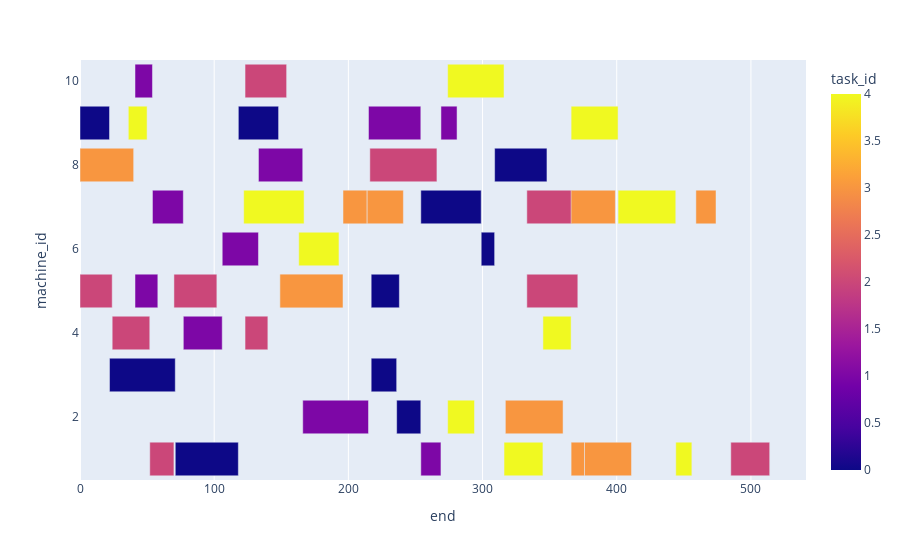

This figure's notebook cell:
### Code cell
bar(data_frame=df_sumup,base='start_time',x = 'end',y = 'machine_id',color = "task_id",orientation='h')

### Figure 1 — Plotly figure (JSON) as saved in the notebook; plotly's stock layout.template omitted (floating-point values rounded to 4 significant figures)
{"data": [{"alignmentgroup": "True", "base": [52, 71, 366, 254, 316, 376, 444, 485, 166, 236, 274, 317, 22, 217, 24, 77, 123, 345, 0, 41, 70, 149, 149, 217, 333, 106, 163, 299, 54, 122, 196, 254, 214, 333, 366, 401, 459, 0, 133, 216, 309, 0, 36, 118, 215, 366, 269, 41, 123, 274], "hovertemplate": "start_time=%{base}<br>end=%{x}<br>machine_id=%{y}<br>task_id=%{marker.color}<extra></extra>", "legendgroup": "", "marker": {"color": [2, 0, 3, 1, 4, 3, 4, 2, 1, 0, 4, 3, 0, 0, 2, 1, 2, 4, 2, 1, 2, 3, 3, 0, 2, 1, 4, 0, 1, 4, 3, 0, 3, 2, 3, 4, 3, 3, 1, 2, 0, 0, 4, 0, 1, 4, 1, 1, 2, 4], "coloraxis": "coloraxis", "pattern": {"shape": ""}}, "name": "", "offsetgroup": "", "orientation": "h", "showlegend": false, "textposition": "auto", "type": "bar", "x": [18, 47, 10, 15, 29, 35, 12, 29, 49, 18, 20, 43, 49, 19, 28, 29, 17, 21, 24, 17, 32, 47, 47, 21, 38, 27, 30, 10, 23, 45, 18, 45, 27, 34, 33, 43, 15, 40, 33, 50, 39, 22, 14, 30, 39, 35, 12, 13, 31, 42], "xaxis": "x", "y": [1, 1, 1, 1, 1, 1, 1, 1, 2, 2, 2, 2, 3, 3, 4, 4, 4, 4, 5, 5, 5, 5, 5, 5, 5, 6, 6, 6, 7, 7, 7, 7, 7, 7, 7, 7, 7, 8, 8, 8, 8, 9, 9, 9, 9, 9, 9, 10, 10, 10], "yaxis": "y"}], "layout": {"barmode": "relative", "coloraxis": {"colorbar": {"title": {"text": "task_id"}}, "colorscale": [[0, "#0d0887"], [0.1111, "#46039f"], [0.2222, "#7201a8"], [0.3333, "#9c179e"], [0.4444, "#bd3786"], [0.5556, "#d8576b"], [0.6667, "#ed7953"], [0.7778, "#fb9f3a"], [0.8889, "#fdca26"], [1, "#f0f921"]]}, "legend": {"tracegroupgap": 0}, "margin": {"t": 60}, "xaxis": {"anchor": "y", "domain": [0, 1], "title": {"text": "end"}}, "yaxis": {"anchor": "x", "domain": [0, 1], "title": {"text": "machine_id"}}}}
